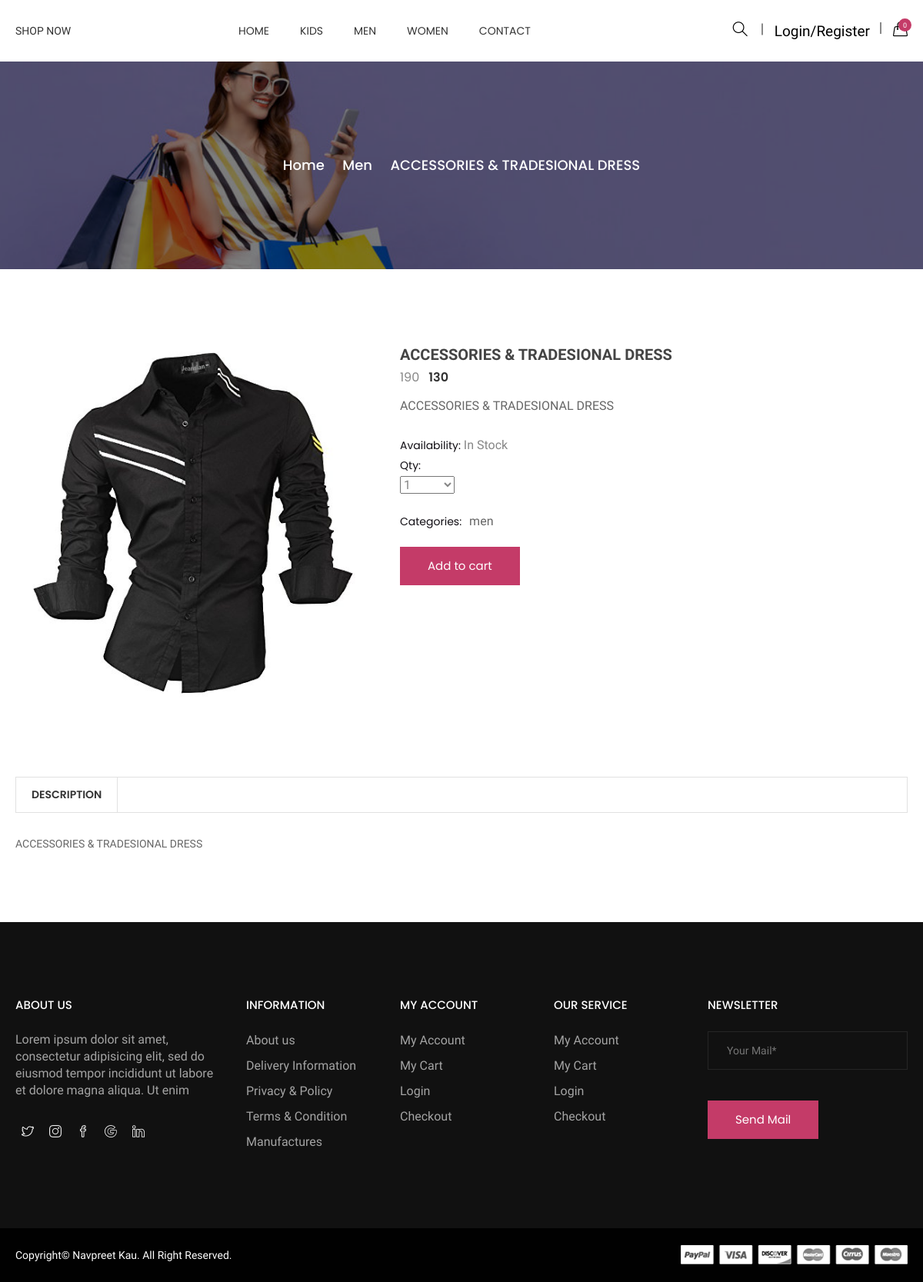
/product.php?id=13, run on the app's committed database.
### tables this page shows
CREATE TABLE `categories` (
  `id` int(11) NOT NULL,
  `cat_name` varchar(255) NOT NULL,
  `status` tinyint(4) NOT NULL
);

CREATE TABLE `product` (
  `id` int(11) NOT NULL,
  `cat_id` int(11) NOT NULL,
  `product_name` varchar(255) NOT NULL,
  `product_image` varchar(255) NOT NULL,
  `mrp` float NOT NULL,
  `price` float NOT NULL,
  `qty` int(11) NOT NULL,
  `short_descr` varchar(2000) NOT NULL,
  `descr` text NOT NULL,
  `meta_keyword` varchar(2000) NOT NULL,
  `meta_descr` text NOT NULL,
  `meta_title` varchar(2000) NOT NULL,
  `status` tinyint(4) NOT NULL
);

### add_to_cart.inc.php (called while the page is built, shortened)
<?php
class add_to_cart{
	function totalProduct(){
		if(isset($_SESSION['cart'])){
			return count($_SESSION['cart']);
		}else{
			return 0;
		}
	}
}
?>

### functions.inc.php (called while the page is built, shortened)
<?php
function get_product($con,$limit='',$cat_id='',$product_id='',$search_str='',$sort_order=''){
	$sql="select product.*,categories.cat_name from product,categories where product.status=1 ";
	if($product_id!=''){
		$sql.=" and product.id=$product_id ";
	}
	$sql.=" and product.cat_id=categories.id ";
	if($sort_order!=''){
		$sql.=$sort_order;
	}else{
		$sql.=" order by product.id desc ";
	}
	$res=mysqli_query($con,$sql);
	$data=array();
	while($row=mysqli_fetch_assoc($res)){
		$data[]=$row;
	}
	return $data;
}
function productSoldQtyByProductId($con,$pid){
	$sql="select sum(order_detail.qty) as qty from order_detail,`order` where `order`.id=order_detail.order_id and order_detail.product_id=$pid and `order`.order_status!=4 and ((`order`.payment_type='payu' and `order`.payment_status='Success') or (`order`.payment_type='COD' and `order`.payment_status!=''))";
	$res=mysqli_query($con,$sql);
	$row=mysqli_fetch_assoc($res);
	return $row['qty'];
}
?>

### product.php (the view, shortened to what this page needs)
<?php
require('top.php');
if(isset($_GET['id'])){
	$product_id=mysqli_real_escape_string($con,$_GET['id']);
	if($product_id>0){
		$get_product=get_product($con,'','',$product_id);
	}else{
		?>
		<script>
		window.location.href='index.php';
		</script>
		<?php
	}
}else{
	?>
	<script>
	window.location.href='index.php';
	</script>
	<?php
}
?>
        <div class="ht__bradcaump__area" style="background: rgba(0, 0, 0, 0) url(images/bg.jpg) no-repeat scroll center center / cover ;">
        <div class="ht__bradcaump__area" style="background: rgba(0, 0, 0, 0) url(images/bg.jpg) no-repeat scroll center center / cover ;">
            <div class="ht__bradcaump__wrap">
                <div class="container">
                    <div class="row">
                        <div class="col-xs-12">
                            <div class="bradcaump__inner">
                                <nav class="bradcaump-inner">
                                  <a class="breadcrumb-item" href="index.php">Home</a>
                                  <span class="brd-separetor"><i class="zmdi zmdi-chevron-right"></i></span>
                                  <a class="breadcrumb-item" href="categories.php?id=<?php echo $get_product['0']['cat_id']?>"><?php echo $get_product['0']['cat_name']?></a>
                                  <span class="brd-separetor"><i class="zmdi zmdi-chevron-right"></i></span>
                                  <span class="breadcrumb-item active"><?php echo $get_product['0']['product_name']?></span>
                                </nav>
                            </div>
                        </div>
                    </div>
                </div>
            </div>
        </div>
        <section class="htc__product__details bg__white ptb--100">
            <div class="htc__product__details__top">
                <div class="container">
                    <div class="row">
                        <div class="col-md-5 col-lg-5 col-sm-12 col-xs-12">
                            <div class="htc__product__details__tab__content">
                                <div class="product__big__images">
                                    <div class="portfolio-full-image tab-content">
                                        <div role="tabpanel" class="tab-pane fade in active" id="img-tab-1">
                                            <img src="<?php echo PRODUCT_IMAGE_SITE_PATH.$get_product['0']['product_image']?>">
                                        </div>
                                    </div>
                                </div>
                            </div>
                        </div>
                        <div class="col-md-7 col-lg-7 col-sm-12 col-xs-12 smt-40 xmt-40">
                            <div class="ht__product__dtl">
                                <h2><?php echo $get_product['0']['product_name']?></h2>
                                <ul  class="pro__prize">
                                    <li class="old__prize"><?php echo $get_product['0']['mrp']?></li>
                                    <li><?php echo $get_product['0']['price']?></li>
                                </ul>
                                <p class="pro__info"><?php echo $get_product['0']['short_descr']?></p>
                                <div class="ht__pro__desc">
                                    <div class="sin__desc">
										<?php
										$productSoldQtyByProductId=productSoldQtyByProductId($con,$get_product['0']['id']);
										$pending_qty=$get_product['0']['qty']-$productSoldQtyByProductId;
										$cart_show='yes';
										if($get_product['0']['qty']>$productSoldQtyByProductId){
											$stock='In Stock';
										}else{
											$stock='Not in Stock';
											$cart_show='';
										}
										?>
                                        <p><span>Availability:</span> <?php echo $stock?></p>
                                    </div>
									<div class="sin__desc">
										<?php
										if($cart_show!=''){
										?>
                                        <p><span>Qty:</span>
										<select id="qty">
											<?php
											for($i=1;$i<=$pending_qty;$i++){
												echo "<option>$i</option>";
											}
											?>
										</select>
										</p>
										<?php } ?>
                                    </div>
                                    <div class="sin__desc align--left">
                                        <p><span>Categories:</span></p>
                                        <ul class="pro__cat__list">
                                            <li><a href="#"><?php echo $get_product['0']['cat_name']?></a></li>
                                        </ul>
                                    </div>
                                    </div>
                                </div>
								<?php
								if($cart_show!=''){
								?>
								<a class="fr__btn" href="javascript:void(0)" onclick="manage_cart('<?php echo $get_product['0']['id']?>','add')">Add to cart</a>
								<?php } ?>
                            </div>
                        </div>
                    </div>
                </div>
            </div>
        <section class="htc__produc__decription bg__white">
            <div class="container">
                <div class="row">
                    <div class="col-xs-12">
                        <ul class="pro__details__tab" role="tablist">
                            <li role="presentation" class="description active"><a href="#description" role="tab" data-toggle="tab">description</a></li>
                        </ul>
                    </div>
                </div>
                <div class="row">
                    <div class="col-xs-12">
                        <div class="ht__pro__details__content">
                            <div role="tabpanel" id="description" class="pro__single__content tab-pane fade in active">
                                <div class="pro__tab__content__inner">
                                    <?php echo $get_product['0']['descr']?>
                                </div>
                            </div>
                        </div>
                    </div>
                </div>
            </div>
        </section>
<?php require('footer.php')?>

### top.php (shortened to what this page needs)
<?php
require('connection.inc.php');
require('functions.inc.php');
require('add_to_cart.inc.php');
$cat_res=mysqli_query($con,"select * from categories where status=1 order by cat_name asc");
$cat_arr=array();
while($row=mysqli_fetch_assoc($cat_res)){
	$cat_arr[]=$row;
}
$obj=new add_to_cart();
$totalProduct=$obj->totalProduct();
?>
<!doctype html>
<html class="no-js" lang="en">
<head>
    <link rel="stylesheet" href="css/bootstrap.min.css">
    <link rel="stylesheet" href="css/owl.carousel.min.css">
    <link rel="stylesheet" href="css/owl.theme.default.min.css">
    <link rel="stylesheet" href="css/responsive.css">
    <link rel="stylesheet" href="css/custom.css">
</head>
<body>
    <div class="wrapper">
        <header id="htc__header" class="htc__header__area header--one">
            <div id="sticky-header-with-topbar" class="mainmenu__wrap sticky__header">
                <div class="container">
                    <div class="row">
                        <div class="menumenu__container clearfix">
                            <div class="col-lg-2 col-md-2 col-sm-3 col-xs-5">
                                <div class="logo">
                                     <a href="index.php">SHOP NOW</a>
                                </div>
                            </div>
                            <div class="col-md-7 col-lg-6 col-sm-5 col-xs-3">
                                <nav class="main__menu__nav hidden-xs hidden-sm">
                                    <ul class="main__menu">
                                        <li class="drop"><a href="index.php">Home</a></li>
                                      <?php
											foreach($cat_arr as $list){
												?>
												<li class="drop"><a href="categories.php?id=<?php echo $list['id']?>"><?php echo $list['cat_name']?></a>
											</li>
												<?php
											}
											?>
                                        <li><a href="contact.php">contact</a></li>
                                    </ul>
                                </nav>
                            </div>
                            <div class="col-md-3 col-lg-4 col-sm-4 col-xs-4">
                                <div class="header__right">
									<?php
									$class="mr15";
									?>
									<div class="header__search search search__open <?php echo $class?>">
                                        <a href="#"><i class="icon-magnifier icons"></i></a>
                                    </div>
                                    <div class="header__account">
										<?php if(isset($_SESSION['USER_LOGIN'])){
											?>
											<nav class="navbar navbar-expand-lg navbar-light bg-light" >
											   <button style="visibility:hidden;" class="navbar-toggler" type="button" data-toggle="collapse" data-target="#navbarSupportedContent" aria-controls="navbarSupportedContent" aria-expanded="false" aria-label="Toggle navigation">
												<span class="navbar-toggler-icon"></span>
											  </button>
											  <div class="collapse navbar-collapse" id="navbarSupportedContent">
												<ul class="navbar-nav mr-auto">
												  <li class="nav-item dropdown">
													<a class="nav-link dropdown-toggle" href="#" id="navbarDropdown" role="button" data-toggle="dropdown" aria-haspopup="true" aria-expanded="false">
													  Hi <?php echo $_SESSION['USER_NAME']?>
													</a>
													<div class="dropdown-menu" aria-labelledby="navbarDropdown">
													  <a class="dropdown-item" href="my_order.php">Order</a>
													  <a class="dropdown-item" href="profile.php">Profile</a>
													  <div class="dropdown-divider"></div>
													  <a class="dropdown-item" href="logout.php">Logout</a>
													</div>
												  </li>
												</ul>
											  </div>
											</nav>
											<?php
										}else{
											echo '<a href="login.php" class="mr15">Login/Register</a>';
										}
										?>
                                    </div>
                                    <div class="htc__shopping__cart">
                                        <a href="cart.php"><i class="icon-handbag icons"></i></a>
                                        <a href="cart.php"><span class="htc__qua"><?php echo $totalProduct?></span></a>
                                    </div>
                                </div>
                            </div>
                        </div>
                    </div>
                </div>
            </div>
        </header>

### data on the page
categories: cat_name "KIDS"
categories: cat_name "MEN"
categories: cat_name "WOMEN"
product: categories.cat_name "Men", product_name "ACCESSORIES & TRADESIONAL DRESS", product_image (picture), mrp "190", price "130", short_descr "ACCESSORIES & TRADESIONAL DRESS", qty "In Stock", categories.cat_name "men", descr "ACCESSORIES & TRADESIONAL DRESS"

### other printed values
$totalProduct "0"
form field value "1"
